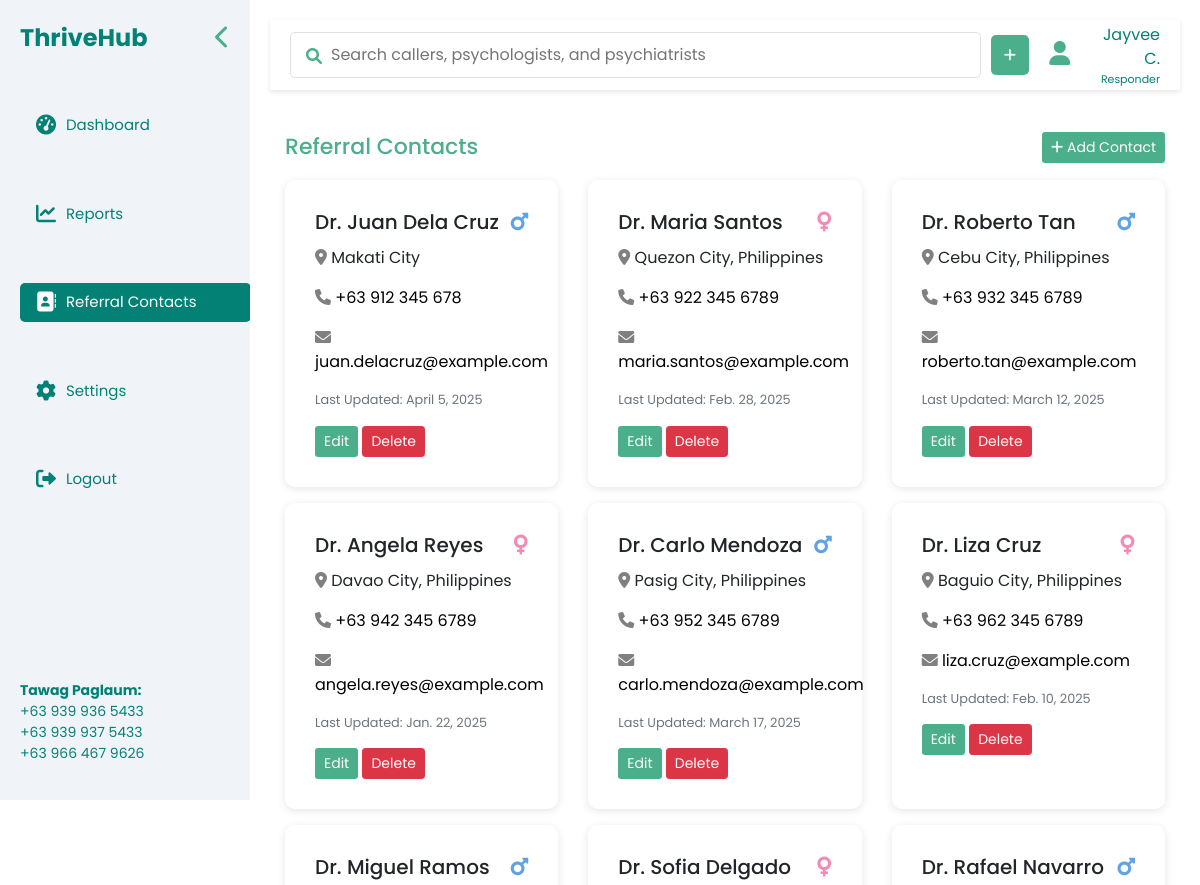
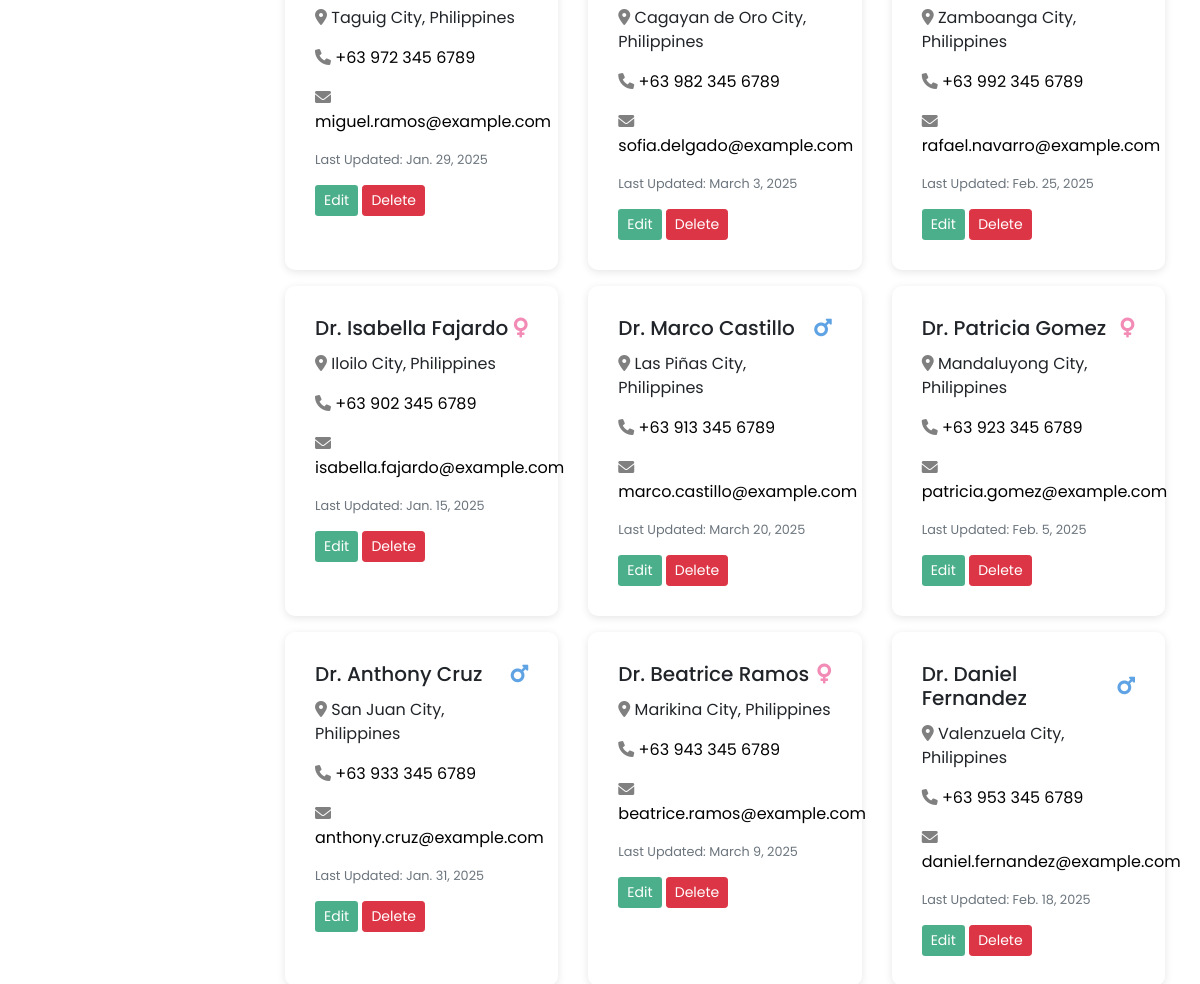
Page /referrals/ (signed in) on the committed database (2 pictures, top to bottom).
### form/models.py (models this page shows, shortened)
class Responder(AbstractUser):
    responderID = models.AutoField(primary_key=True)
    mfa_secret = models.CharField(max_length=16, blank=True, null=True)
    mfa_enabled = models.BooleanField(default=False)
    responderName = models.CharField(max_length=255)
    role = models.CharField(max_length=255)
    shift = models.CharField(max_length=255)
    password = models.CharField(default="password")
    username = models.CharField(max_length=150, unique=True)

class ReferralContact(models.Model):
    name = models.CharField(max_length=255)
    gender = models.CharField(max_length=10, choices=[('Male', 'Male'), ('Female', 'Female')])
    location = models.CharField(max_length=255)
    phone = models.CharField(max_length=15, null=True, blank=True)
    email = models.EmailField(max_length=255, null=True, blank=True)
    date_updated = models.DateField(auto_now=True)

### ThriveHub/views.py (the view)
# urls.py: path('referrals/', views.referrals, name='referrals'),
@login_required
def referrals(request):
    search_query = request.GET.get('search', '')
    filter_gender = request.GET.get('gender', 'All')
    filter_location = request.GET.get('location', '')
    contacts = ReferralContact.objects.all()
    if search_query:
        contacts = contacts.filter(name__icontains=search_query)
    if filter_gender != 'All':
        contacts = contacts.filter(gender=filter_gender)
    if filter_location:
        contacts = contacts.filter(location__icontains=filter_location)
    return render(request, 'referrals.html', {'contacts': contacts})

### templates/referrals.html (shortened to what this page needs)
{% extends 'layout.html' %}
{% block content %}
<div class="container mt-4">
    <div class="d-flex justify-content-between align-items-center">
        <h2 class="section-title">Referral Contacts</h2>
        <a href="{% url 'add_referral' %}" class="btn btn-sm def-btn" style="margin-left: auto;">
            <i class="fa-solid fa-plus"></i> Add Contact
        </a>
    </div>
    <div class="row g-3">
        {% for contact in contacts %}
        <div class="col-md-4 mb-3">
            <div class="card-contact h-100">
                <div class="card-body">
                    <h5 class="card-title d-flex justify-content-between align-items-center">
                        {{ contact.name }}
                        {% if contact.gender == "Male" %}
                            <i class="fa-solid fa-mars mars-icon"></i>
                        {% elif contact.gender == "Female" %}
                            <i class="fa-solid fa-venus venus-icon"></i>
                        {% endif %}
                    </h5>
                    <p class="card-text"><i class="fa-solid fa-location-dot"></i> {{ contact.location }}</p>
                    <p class="card-text"><i class="fa-solid fa-phone"></i> <a href="tel:{{ contact.phone }}">{{ contact.phone }}</a></p>
                    <p class="card-text"><i class="fa-solid fa-envelope"></i> <a href="mailto:{{ contact.email }}">{{ contact.email }}</a></p>
                    <p class="card-text text-muted small">Last Updated: {{ contact.date_updated }}</p>
                    <a href="{% url 'edit_referral' contact.pk %}" class="btn btn-sm def-btn">Edit</a>
                    <button type="button" class="btn btn-sm btn-danger" data-bs-toggle="modal" data-bs-target="#deleteModal"
                        data-url="{% url 'delete_referral' contact.pk %}">
                        Delete
                    </button>
                </div>
            </div>
        </div>
        {% empty %}
        <div class="col-12 text-center">
            <p class="text-muted">No referral contacts found.</p>
        </div>
        {% endfor %}
    </div>
</div>
{% endblock %}

### templates/layout.html (shortened to what this page needs)
<!doctype html>
{% load static %}
<html lang="en">
<head>
    <link rel="stylesheet" href="https://cdnjs.cloudflare.com/ajax/libs/font-awesome/6.0.0-beta3/css/all.min.css">
    <link rel="stylesheet" href="https://maxcdn.bootstrapcdn.com/bootstrap/4.5.2/css/bootstrap.min.css">
    <link rel="stylesheet" href="{% static 'css/style.css' %}">
</head>
<body>
    <div class="dashboard-container">
    <div class="sidebar">
        <div class="logo">
            <span class="sidebar-title">ThriveHub</span>
            <div class="toggle-icon" onclick="toggleSidebar()">
                <i class="fas fa-chevron-left"></i>
            </div>
        </div>
        <nav>
            <a href="/" class="nav-link"><i class="fas fa-tachometer-alt"></i> <span class="nav-text">Dashboard</span></a>
            <a href="{% url 'Reports' %}" class="nav-link"><i class="fas fa-chart-line"></i> <span class="nav-text">Reports</span></a>
            <a href="/referrals" class="nav-link"><i class="fas fa-address-book"></i> <span class="nav-text">Referral Contacts</span></a>
            <a href="/settings" class="nav-link"><i class="fas fa-cog"></i> <span class="nav-text">Settings</span></a>
            <a href="{% url 'responder:logout' %}" class="nav-link"><i class="fas fa-sign-out-alt"></i> <span class="nav-text">Logout</span></a>
        </nav>
        <div class="sidebar-footer">
            <div class="footer-content">
                <span><b>Tawag Paglaum:</b></span>
                <p>
                    +63 939 936 5433 <br>
                    +63 939 937 5433 <br>
                    +63 966 467 9626 <br>
                </p>
            </div>
        </div>
    </div>
    <div class="main-content">
        <div class="header">
            <div class="search-container">
                <form action="{% url 'search_results' %}" method="GET" class="d-flex" style="width: 100%;">
                    <button type="submit" class="fas fa-search search-icon" style="border-style: none; background-color: transparent;"></button>
                    <input type="text" name="q" class="search-bar" placeholder="Search callers, psychologists, and psychiatrists" required>
                </form>
                <a href="{% url 'AddCall' %}" class="btn btn-sm def-btn add-call-btn">
                    <i class="fa-solid fa-plus"></i>
                </a>
            </div>
            <div class="user-info">
                <a href="{% url 'settings' %}"><i class="fa-solid fa-user"></i></a>
                <span>
                    {% if request.user.is_authenticated %}
                        {{ request.user.first_name|default:"Responder" }} {{ request.user.last_name|default:"" }} <br>
                    {% else %}
                        Responder<br>
                    {% endif %}
                    <span class="responder-text">Responder</span>
                </span>
            </div>
        </div>
        {% block content %}
        {% endblock %}

### static/css/style.css (style rules this page uses)
.dashboard-container { display: flex; height: 100vh; font-family: 'Poppins', sans-serif; }
.sidebar { background-color: #F0F4F9; width: 250px; padding: 20px; display: flex; flex-direction: column; justify-content: space-between; transition: width 0.4s; }
.logo { display: flex; align-items: center; justify-content: space-between; position: relative; }
.sidebar-title { font-size: 24px; font-weight: bold; margin-right: 10px; color: #038175; }
.toggle-icon { cursor: pointer; font-size: 24px; color: #4CAF8B; transition: transform 0.3s; }
.nav-link { text-decoration: none; color: #4CAF8B; margin-bottom: 20px; display: flex; align-items: center; justify-content: flex-start; margin-top: 50px; }
.nav-link i { font-size: 24px; transition: font-size 0.3s; }
.nav-link .nav-text { margin-left: 10px; transition: display 0.3s; }
.sidebar .nav-link i { font-size: 20px; }
.sidebar-footer { display: flex; flex-direction: column; align-items: flex-start; margin-top: auto; font-size: 14px; color: #038175; }
.footer-content { display: block; }
.sidebar a { text-decoration: none; color: #038175; font-size: 15px; display: flex; align-items: center; }
.logo { position: relative; font-size: 24px; font-weight: bold; }
.def-btn { background-color: #4CAF8B; color: white; }
.main-content { flex: 1; background-color: #fff; padding: 20px; display: flex; flex-direction: column; }
.header { background-color: #fff; height: 70px; padding: 10px 20px; display: flex; align-items: center; justify-content: space-between; box-shadow: 0px 2px 5px rgba(0, 0, 0, 0.1); }
.search-container { position: relative; display: flex; align-items: center; width: 200%; align-items: center; }
.header .search-bar { width: 100%; padding: 10px; border: 1px solid #e0e0e0; border-radius: 5px; padding-left: 40px; }
.search-icon { position: absolute; left: 10px; top: 15px; color: #4CAF8B; }
.header .user-info { display: flex; align-items: center; text-align: right; margin-left: 20px; width: 30%; }
.header .user-info i { font-size: 24px; margin-right: 20px; color: #4CAF8B; }
.header .user-info span { color: #038175; display: flex; flex-direction: column; }
.responder-text { font-size: 11px; display: block; }
.section-title { font-size: 22px; color: #4CAF8B; margin-bottom: 20px; margin-top: 20px; }
.card-contact { background-color: #0000; border-radius: 10px; box-shadow: 0 2px 8px rgba(0, 0, 0, 0.1); padding: 10px; flex: 1 1 calc(20% - 20px); width: 100%; transition: box-shadow 0.3s ease-in-out; }
.add-call-btn { display: flex; align-items: center; justify-content: center; width: 40px; height: 40px; overflow: hidden; background-color: #4CAF8B; color: white; text-decoration: none; border-radius: 5px; transition: width 0.3s ease-in-out, padding 0.3s ease-in-out; white-space: nowrap; position: relative; margin-left: 10px; }
.add-call-btn i { position: absolute; left: 50%; transform: translateX(-50%); transition: left 0.3s ease-in-out; }
.mars-icon { color: #5FA3E4; }
.venus-icon { color: #F28BB5; }
.nav-link.active { background-color: #038175; color: white !important; border-radius: 5px; width: 110%; }
.card-text i { color: gray; }
.card-text a { color: black; }

### rows in the picture
Responder: user.first_name "Jayvee", user.last_name "C."
ReferralContact: name "Dr. Juan Dela Cruz", gender "Male" (drawn), location "Makati City", phone "+63 912 345 678", email "juan.delacruz@example.com", date_updated "April 5, 2025"
ReferralContact: name "Dr. Maria Santos", gender "Female" (drawn), location "Quezon City, Philippines", phone "+63 922 345 6789", email "maria.santos@example.com", date_updated "Feb. 28, 2025"
ReferralContact: name "Dr. Roberto Tan", gender "Male" (drawn), location "Cebu City, Philippines", phone "+63 932 345 6789", email "roberto.tan@example.com", date_updated "March 12, 2025"
ReferralContact: name "Dr. Angela Reyes", gender "Female" (drawn), location "Davao City, Philippines", phone "+63 942 345 6789", email "angela.reyes@example.com", date_updated "Jan. 22, 2025"
ReferralContact: name "Dr. Carlo Mendoza", gender "Male" (drawn), location "Pasig City, Philippines", phone "+63 952 345 6789", email "carlo.mendoza@example.com", date_updated "March 17, 2025"
ReferralContact: name "Dr. Liza Cruz", gender "Female" (drawn), location "Baguio City, Philippines", phone "+63 962 345 6789", email "liza.cruz@example.com", date_updated "Feb. 10, 2025"
ReferralContact: name "Dr. Miguel Ramos", gender "Male" (drawn), location "Taguig City, Philippines", phone "+63 972 345 6789", email "miguel.ramos@example.com", date_updated "Jan. 29, 2025"
ReferralContact: name "Dr. Sofia Delgado", gender "Female" (drawn), location "Cagayan de Oro City, Philippines", phone "+63 982 345 6789", email "sofia.delgado@example.com", date_updated "March 3, 2025"
ReferralContact: name "Dr. Rafael Navarro", gender "Male" (drawn), location "Zamboanga City, Philippines", phone "+63 992 345 6789", email "rafael.navarro@example.com", date_updated "Feb. 25, 2025"
ReferralContact: name "Dr. Isabella Fajardo", gender "Female" (drawn), location "Iloilo City, Philippines", phone "+63 902 345 6789", email "isabella.fajardo@example.com", date_updated "Jan. 15, 2025"
ReferralContact: name "Dr. Marco Castillo", gender "Male" (drawn), location "Las Piñas City, Philippines", phone "+63 913 345 6789", email "marco.castillo@example.com", date_updated "March 20, 2025"
ReferralContact: name "Dr. Patricia Gomez", gender "Female" (drawn), location "Mandaluyong City, Philippines", phone "+63 923 345 6789", email "patricia.gomez@example.com", date_updated "Feb. 5, 2025"
ReferralContact: name "Dr. Anthony Cruz", gender "Male" (drawn), location "San Juan City, Philippines", phone "+63 933 345 6789", email "anthony.cruz@example.com", date_updated "Jan. 31, 2025"
ReferralContact: name "Dr. Beatrice Ramos", gender "Female" (drawn), location "Marikina City, Philippines", phone "+63 943 345 6789", email "beatrice.ramos@example.com", date_updated "March 9, 2025"
ReferralContact: name "Dr. Daniel Fernandez", gender "Male" (drawn), location "Valenzuela City, Philippines", phone "+63 953 345 6789", email "daniel.fernandez@example.com", date_updated "Feb. 18, 2025"
